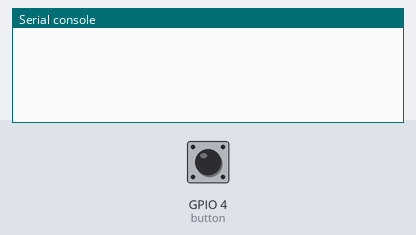
The program below on a simulated ESP32 board running MicroPython. Parts: the last lines printed to the serial console. Inputs (shaded band) come from the test bench; at power-on: GPIO 4 (button) HIGH. No radio messages arrive unless stated (any console line starting 'radio sent:' is added by the test bench).

Above: at 1.2 s.
1.3 s: GPIO 4 (button) pulled LOW for 0.15 s
At 1.44 s:
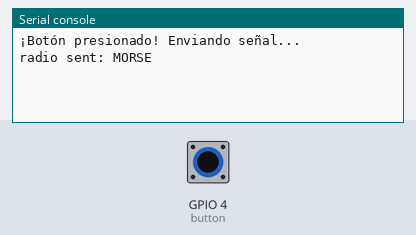
At 2.3 s:
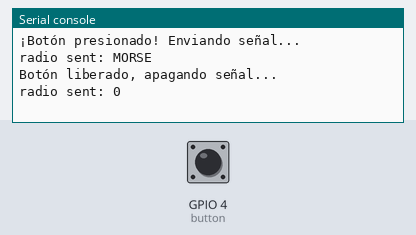

Measured:
- after the input at 1.3 s, the serial console: prints a new line at once (image 1)

The program:

ESP-NOW-Emisor.py
```python
# Emisor
import espnow
import network
from machine import Pin
from time import sleep

# Configurar WiFi en modo Station
wlan = network.WLAN(network.STA_IF)
wlan.active(True)

# Crear la instancia de ESP-NOW
esp = espnow.ESPNow()
esp.active(True)
peer_mac = b'\x08\xb6\x1f7\xd6\\'  # Cambia por la MAC del receptor
esp.add_peer(peer_mac)

# Configurar el botón
button = Pin(4, Pin.IN, Pin.PULL_UP)

estado_anterior = 1  # Inicialmente el botón no está presionado

# Enviar mensajes al presionar o soltar el botón
while True:
    estado_actual = button.value()  # Leer estado del botón
    if estado_actual != estado_anterior:  # Solo enviar cuando haya un cambio
        if estado_actual == 0:
            print("¡Botón presionado! Enviando señal...")
            esp.send(peer_mac, b"MORSE")  # Enviar "MORSE"
        else:
            print("Botón liberado, apagando señal...")
            esp.send(peer_mac, b"0")  # Enviar mensaje vacío para apagar el LED

    estado_anterior = estado_actual  # Actualizar estado anterior
    sleep(0.01)  # Pequeña pausa para evitar rebotes
```
